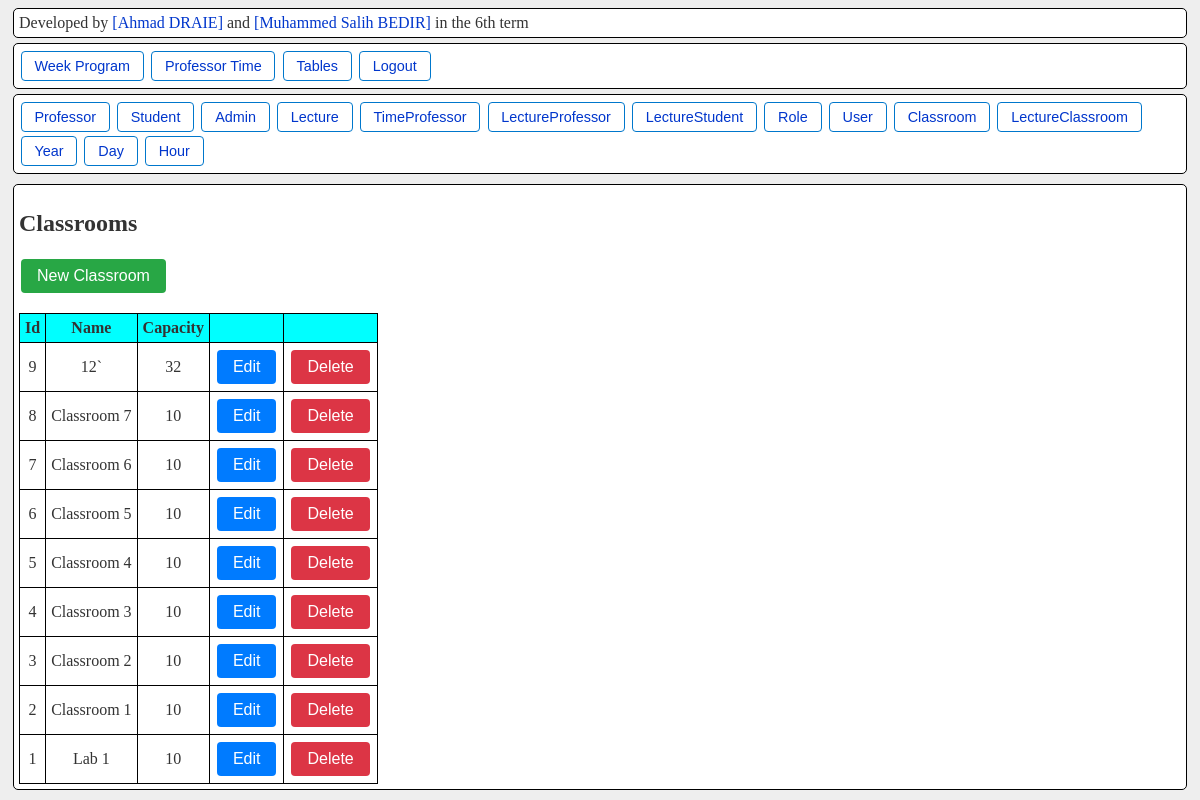
The page /table/classroom/ (signed in) on the database as committed earlier.
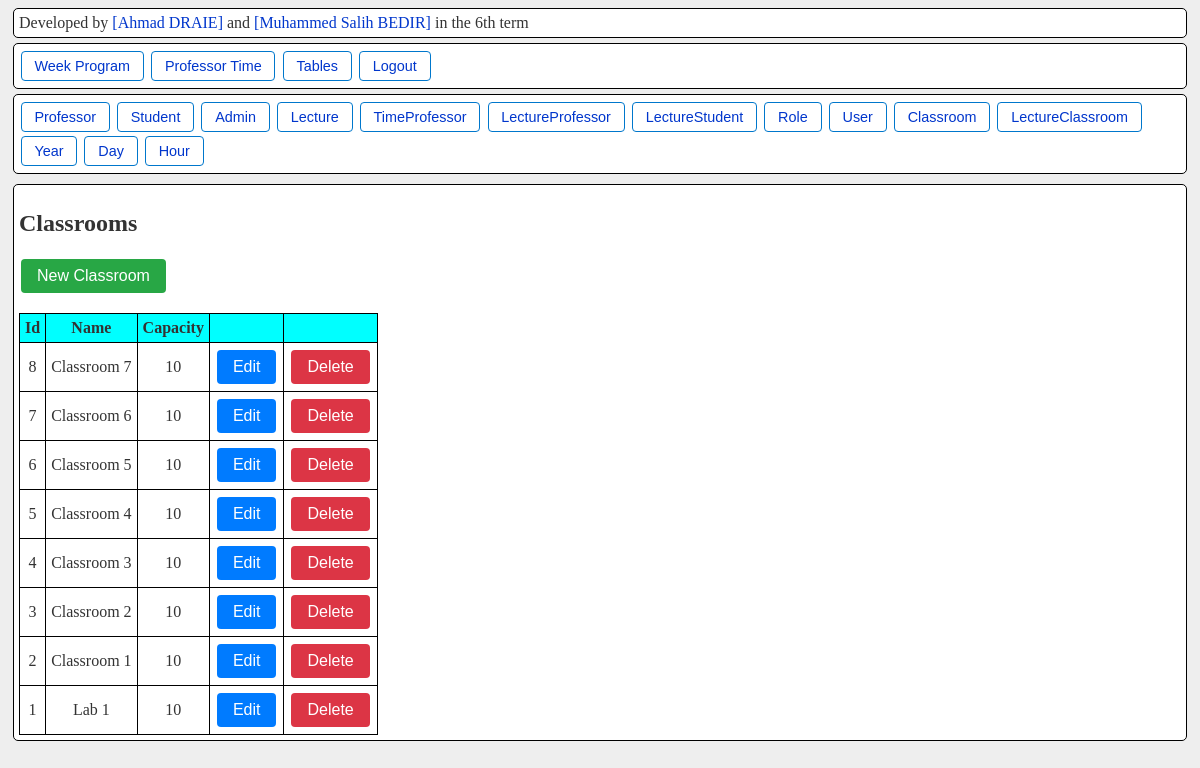
The same page on the database as committed later.
### models.py (models this page shows)
class Classroom(db.Model):
    id = db.Column(db.Integer, primary_key=True)
    name = db.Column(db.String(100), unique=True, nullable=False)
    capacity = db.Column(db.Integer, nullable=False)

### routes/models.py (the view)
    @bp.route('/')
    @login_required
    def index():
        if current_user.role_id != 1:
            return "Unauthorized.", 401
        items = model.query.order_by(model.id.desc()).all()
        columns = get_columns(model)
        return render_template(
            f'{template_prefix}/list.html',
            items=items,
            model_name=name.capitalize(),
            columns=columns,
            used_models=used_models
        )

### app.py (called while the page is built)
@login_manager.user_loader
def load_user(user_id):
    return db.session.get(User, int(user_id))

### routes/models.py (called while the page is built)
def get_columns(model):
    return [
        column.name
        for column in model.__table__.columns
    ]

### templates/tables/list.html
{% extends 'tables/table_editor_base.html' %}
{% block content %}
  <h2>{{ model_name }}s</h2>
  <div>
    <a href="{{ url_for(request.endpoint.replace('.index', '.create')) }}">
      <button class="button-green">New {{ model_name }}</button>
    </a>
  </div>
  <br>
  {% if items %}
    <table>
      <thead>
        <tr>
          {% for col in columns %}
            <th>
              {% if col.endswith('_id') %}
                {{ col[:-3]|capitalize }}
              {% else %}
                {{ col|capitalize }}
              {% endif %}
            </th>
          {% endfor %}
          <th class="button-column"></th>
          <th class="button-column"></th>
        </tr>
      </thead>
      <tbody>
        {% for item in items %}
          <tr>
            {% for col in columns %}
              <td>
                {% if col.endswith('_id') %}
                  {% set obj = getattr(item, col[:-3]) %}
                  {% if obj.name is defined %}
                    {{ obj.name }}
                  {% else %}
                    {{ obj.id }}
                  {% endif %}
                {% else %}
                  {{ getattr(item, col) }}
                {% endif %}
            </td>
            {% endfor %}
            <td>
              <a href="{{ url_for(request.endpoint.replace('.index', '.edit'), id=item.id) }}">
                <button class="button-blue">Edit</button>
              </a>
            </td>
            <td>
              <a href="{{ url_for(request.endpoint.replace('.index', '.delete'), id=item.id) }}">
                <button
                  class="button-red"
                  onclick="return confirm('⚠️ Are you sure you want to do this?');"
                >Delete</button>
              </a>
            </td>
          </tr>
        {% endfor %}
      </tbody>
    </table>
  {% else %}
    <p>No {{ model_name|lower }}s defined yet.</p>
  {% endif %}
{% endblock %}

Rows that differ between the two databases and show on the page:
removed Classroom: id "9" "12`" "32"
